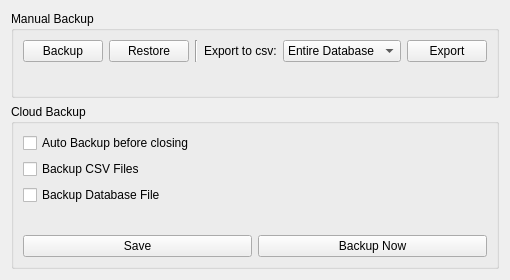
              <widget class="QWidget" name="backup_tab">
               <attribute name="title">
                <string>Backup</string>
               </attribute>
               <layout class="QVBoxLayout" name="verticalLayout_24">
                <item>
                 <widget class="QGroupBox" name="options_db_box">
                  <property name="layoutDirection">
                   <enum>Qt::LeftToRight</enum>
                  </property>
                  <property name="title">
                   <string>Manual Backup</string>
                  </property>
                  <layout class="QVBoxLayout" name="verticalLayout_3">
                   <item>
                    <layout class="QHBoxLayout" name="horizontalLayout_6">
                     <item>
                      <layout class="QHBoxLayout" name="horizontalLayout_4">
                       <item>
                        <widget class="QPushButton" name="db_backup_btn">
                         <property name="text">
                          <string>Backup</string>
                         </property>
                        </widget>
                       </item>
                       <item>
                        <widget class="QPushButton" name="db_restore_btn">
                         <property name="text">
                          <string>Restore</string>
                         </property>
                        </widget>
                       </item>
                      </layout>
                     </item>
                     <item>
                      <widget class="Line" name="line_9">
                       <property name="orientation">
                        <enum>Qt::Vertical</enum>
                       </property>
                      </widget>
                     </item>
                     <item>
                      <layout class="QHBoxLayout" name="horizontalLayout_5">
                       <item>
                        <widget class="QLabel" name="label_12">
                         <property name="text">
                          <string>Export to csv:</string>
                         </property>
                        </widget>
                       </item>
                       <item>
                        <widget class="QComboBox" name="db_csv_export_table">
                         <item>
                          <property name="text">
                           <string>Entire Database</string>
                          </property>
                         </item>
                         <item>
                          <property name="text">
                           <string>Members</string>
                          </property>
                         </item>
                         <item>
                          <property name="text">
                           <string>Books</string>
                          </property>
                         </item>
                         <item>
                          <property name="text">
                           <string>Borrows</string>
                          </property>
                         </item>
                         <item>
                          <property name="text">
                           <string>Admins</string>
                          </property>
                         </item>
                        </widget>
                       </item>
                       <item>
                        <widget class="QPushButton" name="db_csv_export_btn">
                         <property name="text">
                          <string>Export</string>
                         </property>
                        </widget>
                       </item>
                      </layout>
                     </item>
                    </layout>
                   </item>
                   <item>
                    <widget class="QLabel" name="db_error">
                     <property name="font">
                      <font>
                       <pointsize>12</pointsize>
                       <weight>75</weight>
                       <bold>true</bold>
                      </font>
                     </property>
                     <property name="styleSheet">
                      <string notr="true">QLabel {
color:rgb(255, 0, 0);
}</string>
                     </property>
                     <property name="text">
                      <string/>
                     </property>
                     <property name="textFormat">
                      <enum>Qt::RichText</enum>
                     </property>
                     <property name="wordWrap">
                      <bool>true</bool>
                     </property>
                    </widget>
                   </item>
                  </layout>
                 </widget>
                </item>
                <item>
                 <widget class="QGroupBox" name="groupBox_13">
                  <property name="title">
                   <string>Cloud Backup</string>
                  </property>
                  <layout class="QVBoxLayout" name="verticalLayout_23">
                   <item>
                    <widget class="QCheckBox" name="backup_on_exit">
                     <property name="text">
                      <string>Auto Backup before closing</string>
                     </property>
                    </widget>
                   </item>
                   <item>
                    <widget class="QCheckBox" name="backup_csv_files">
                     <property name="text">
                      <string>Backup CSV Files</string>
                     </property>
                    </widget>
                   </item>
                   <item>
                    <widget class="QCheckBox" name="backup_db_file">
                     <property name="text">
                      <string>Backup Database File</string>
                     </property>
                    </widget>
                   </item>
                   <item>
                    <widget class="QLabel" name="cloud_backup_error">
                     <property name="font">
                      <font>
                       <pointsize>12</pointsize>
                       <weight>75</weight>
                       <bold>true</bold>
                      </font>
                     </property>
                     <property name="styleSheet">
                      <string notr="true">QLabel {
color:rgb(255, 0, 0);
}</string>
                     </property>
                     <property name="text">
                      <string/>
                     </property>
                     <property name="textFormat">
                      <enum>Qt::RichText</enum>
                     </property>
                     <property name="wordWrap">
                      <bool>true</bool>
                     </property>
                    </widget>
                   </item>
                   <item>
                    <layout class="QHBoxLayout" name="horizontalLayout_30">
                     <item>
                      <widget class="QPushButton" name="cloud_backup_save_btn">
                       <property name="text">
                        <string>Save</string>
                       </property>
                      </widget>
                     </item>
                     <item>
                      <widget class="QPushButton" name="cloud_backup_btn">
                       <property name="text">
                        <string>Backup Now</string>
                       </property>
                      </widget>
                     </item>
                    </layout>
                   </item>
                  </layout>
                 </widget>
                </item>
               </layout>
              </widget>
